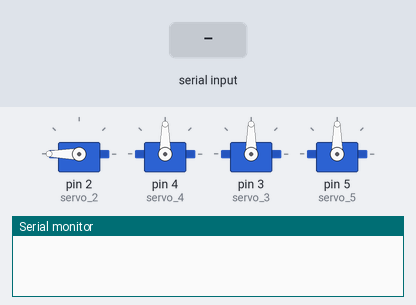
A sketch run on a simulated Arduino Uno, built with avr-gcc and run on an emulated ATmega328P. On the bench: 4 × servo, the last lines printed to the serial monitor. The inputs (shaded band) are chosen by the test bench.

Above: at 2.2 s.
2.3 s: "z90\n" received over Serial
At 3.1 s:
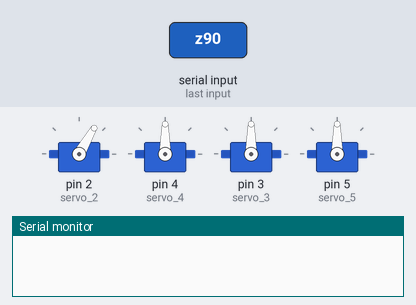
5.3 s: ",\n" received over Serial
At 6.5 s:
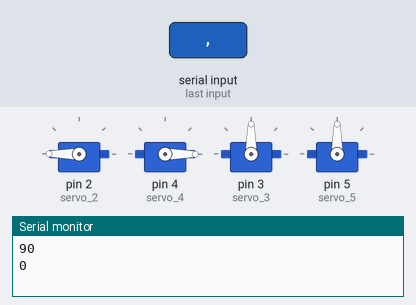
7.0 s: "30,150\n" received over Serial
At 8.2 s:
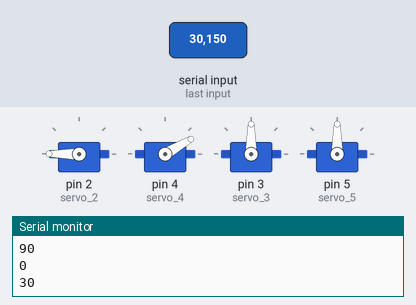
8.5 s: "200\n" received over Serial
At 9.3 s:
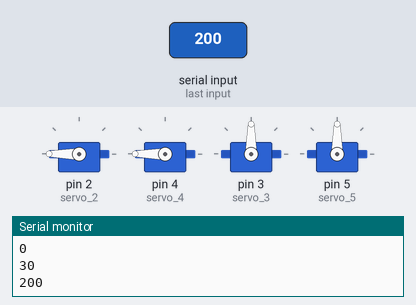
10.0 s: "z,45\n" received over Serial
At 10.7 s:
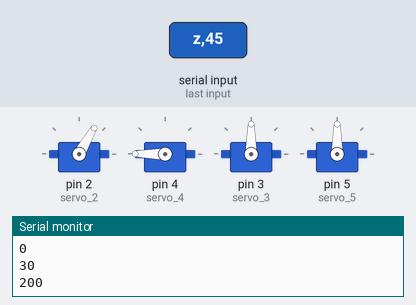
12.5 s: "z\n" received over Serial
At 13.9 s:
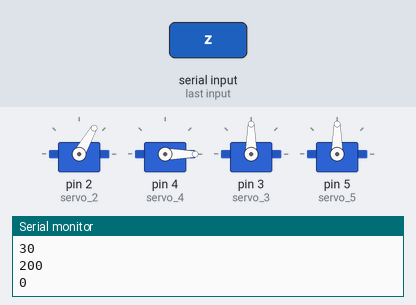
Timing chart, 0 to 16.5 s (numbered marks = the images above; inputs shaded):
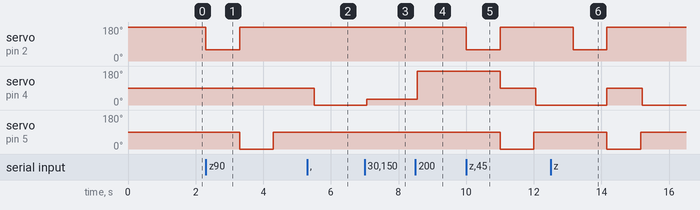

Measured:
- after the input at 2.3 s, servo on pin 2 (servo_2): 180° → 60° at once, → 180° 1.0 s later; servo on pin 5 (servo_5): 90° → 0° after 1.0 s, → 90° 1.0 s later
- after the input at 5.3 s, servo on pin 4 (servo_4): 90° → 0° after 0.21 s
- after the input at 7.0 s, servo on pin 4 (servo_4): 0° → 30° after 0.07 s
- after the input at 8.5 s, servo on pin 4 (servo_4): 30° → 180° after 0.06 s
- after the input at 10.0 s, servo on pin 2 (servo_2): 180° → 60° at once, → 180° 1.0 s later; servo on pin 4 (servo_4): 180° → 90° after 1.0 s, → 0° 1.1 s later; servo on pin 5 (servo_5): 90° → 0° after 1.0 s, → 90° 1.0 s later
- after the input at 12.5 s, servo on pin 2 (servo_2): 180° → 60° after 0.66 s, → 180° 1.0 s later; servo on pin 4 (servo_4): 0° → 90° after 1.7 s, → 0° 1.1 s later; servo on pin 5 (servo_5): 90° → 0° after 1.7 s, → 90° 1.0 s later

The sketch:

servo_run.ino
```cpp
#include<Servo.h>

Servo servo_2;
Servo servo_3;
Servo servo_4; //base
Servo servo_5;
String temp = "";
char c;
int angle[2] = {0}, mark = 0;
bool shoot=false;
bool repeat=true;
void setup(){
  Serial.begin(9600);
  servo_2.attach(2);
  servo_4.attach(4);
  servo_3.attach(3);
  servo_5.attach(5);
  reset();
}

void loop(){
  int j = 0;
  while (Serial.available() > 0){
    c = char(Serial.read());
    if(c == 'f') break;
    if(c == 'z'){
      shoot = true;

      break;
    }
    temp += c;
    delay(2);
    mark = 1;
    }
  if(shoot) repeat = !repeat;
  if(shoot && repeat == false){
    Shoot();
    shoot = false;
    reset();
  }
  else{
    temp.replace("\n","") ;
    if(mark == 1) {
    //Serial.println(temp);
    //Serial.println(temp.length());
        for(int i=0;i<temp.length();i++){
          if(temp[i]==',' ){
            j++;
            }
          else{
            angle[j]=angle[j]*10+(temp[i]-'0');}
        }
        mark=0;
        temp=String("");

        servo_2.write(180);
        delay(50);
        servo_4.write(angle[0]);
        Serial.println(angle[0]);
        delay(1000);
        servo_5.write(90);
        delay(100);
        angle[0] = 0;
        angle[1] = 0;
      }
  }
}

void Shoot(){
  servo_2.write(60);
  delay(1000);
  servo_5.write(0);
}

void reset(){
  servo_4.write(90);
  servo_2.write(180);
  delay(1000);
  servo_5.write(90);
}

void load(){
  servo_3.write(0);
  delay(50);
  servo_3.write(90);
  delay(50);
}
```
